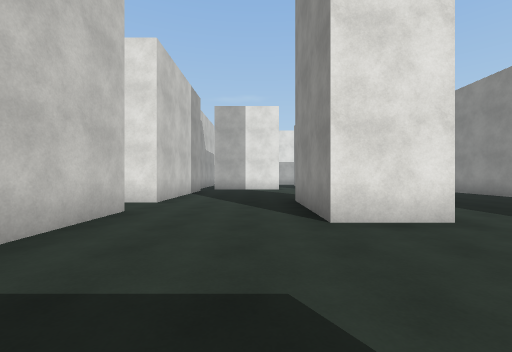
View 1 (above)

22 first-person views from a walk through a scene from a Unity 3-D project. The camera is 1.3 m above the floor, looks level and sees 90° across. Doors are open. The floor is counted in squares, 2 m on a side. Each view is taken from the middle of a square. On the plan, view 1 faces up. The plan holds only what a view shows up to about 9 squares ahead; the rest is blank. The place goes on beyond the plan. The player character is not drawn. Some surface patterns are stand-ins.

View 2
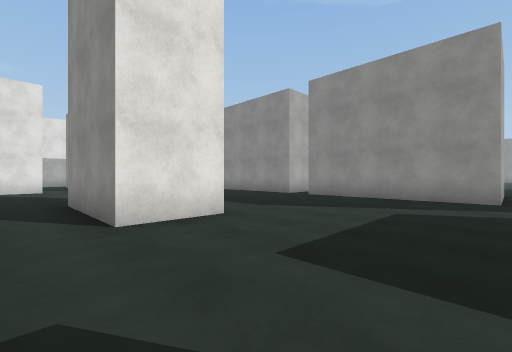

View 3
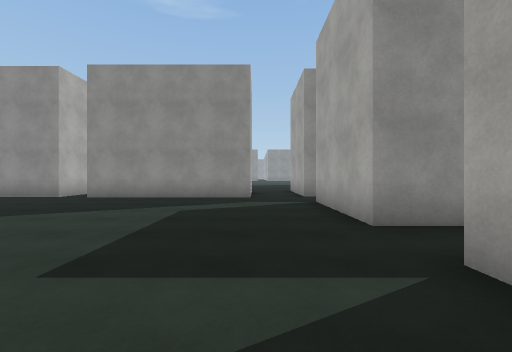

View 4
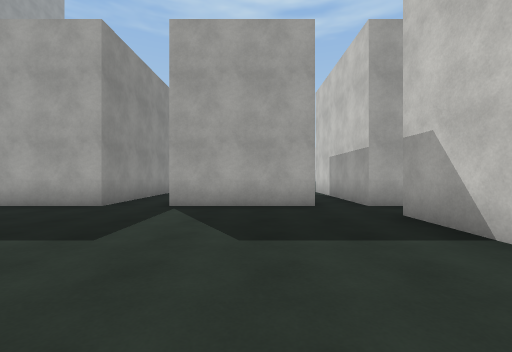

View 5
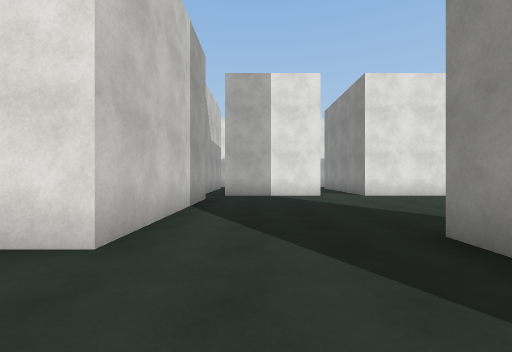

View 6
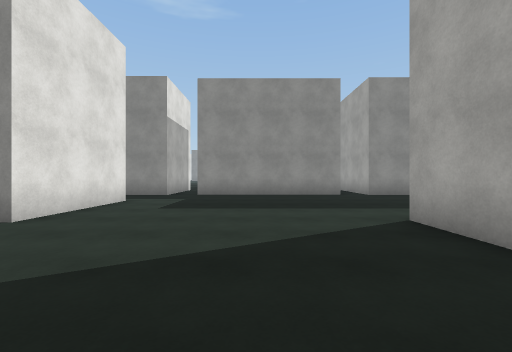

View 7
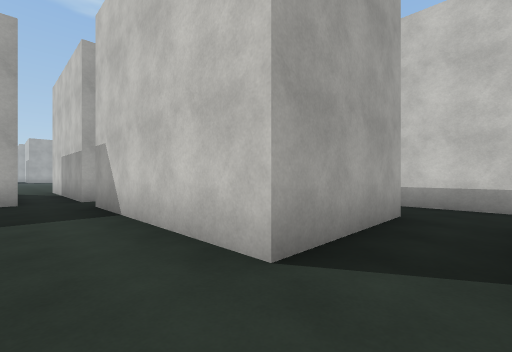

View 8
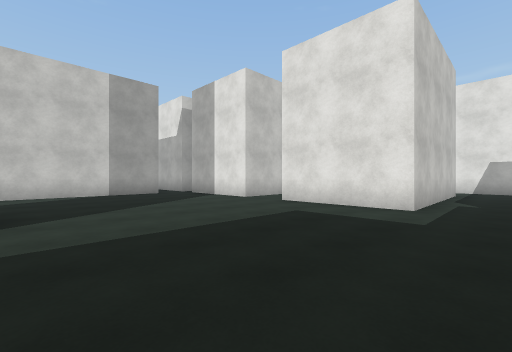

View 9
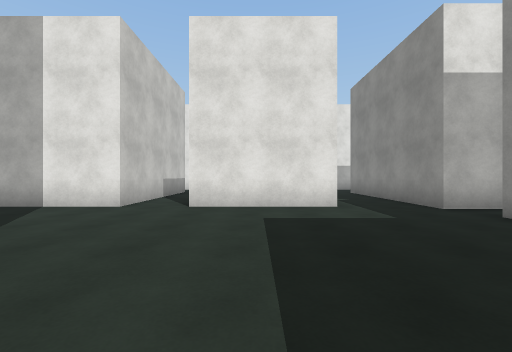

View 10
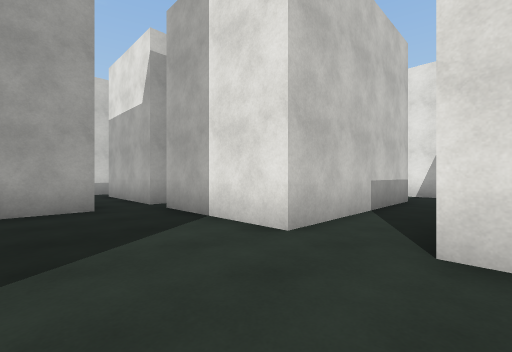

View 11
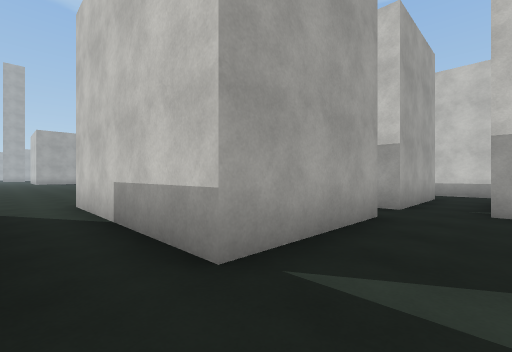

View 12
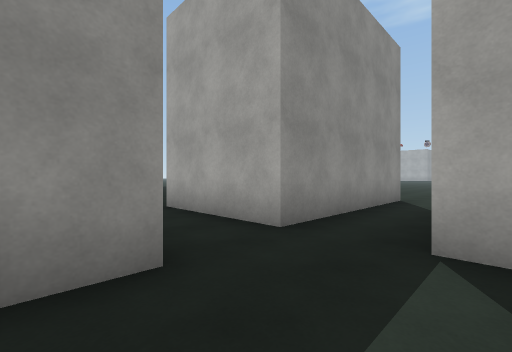

View 13
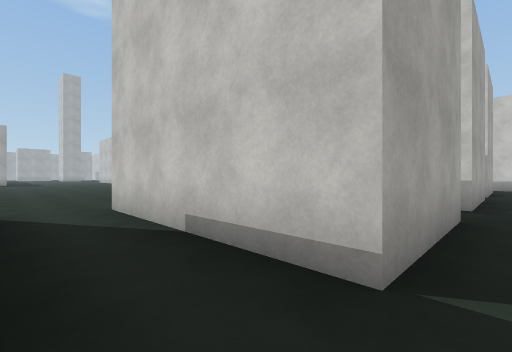

View 14
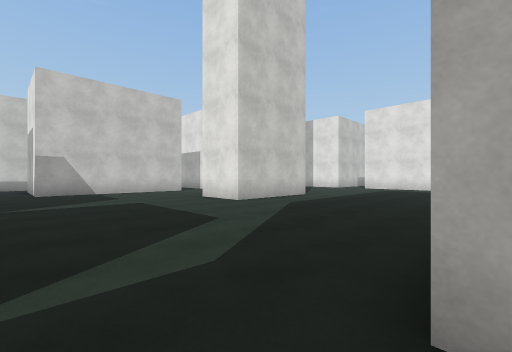

View 15
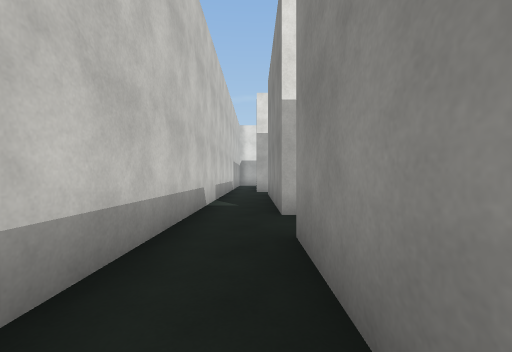

View 16
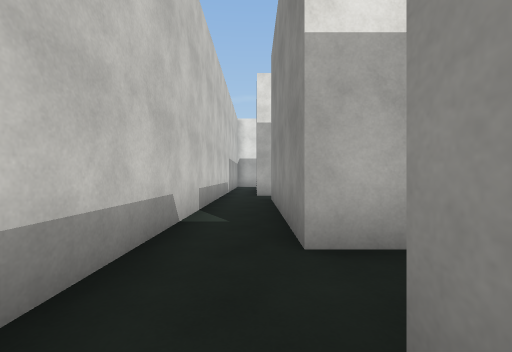

View 17
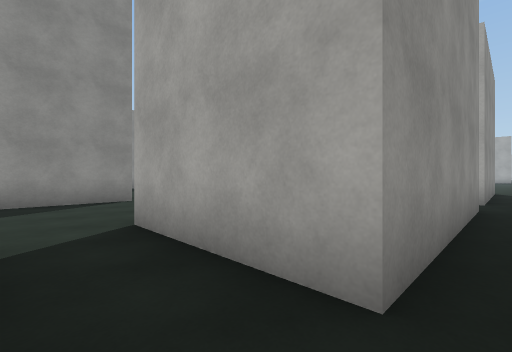

View 18
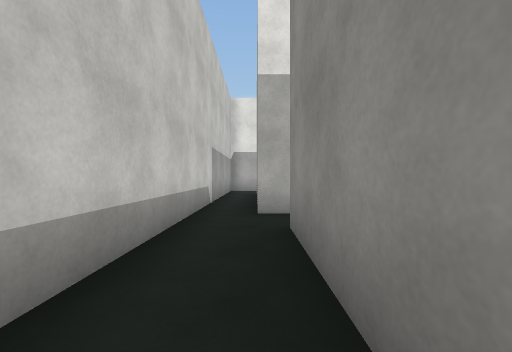

View 19
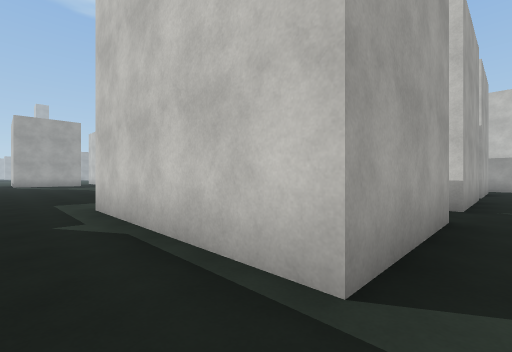

View 20
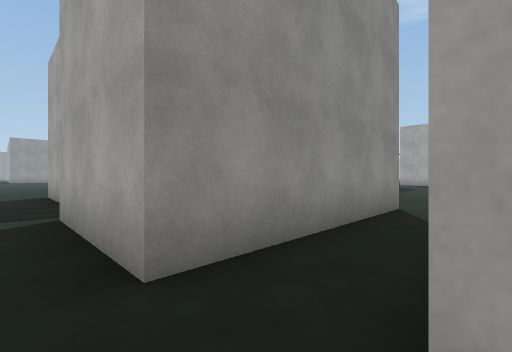

View 21
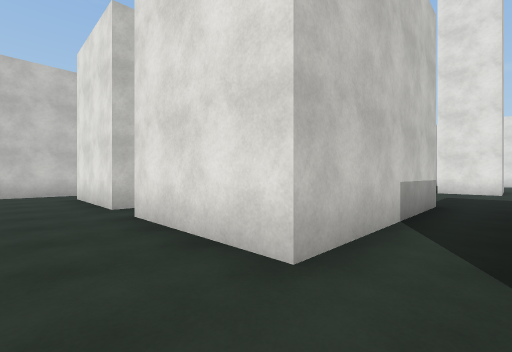

View 22
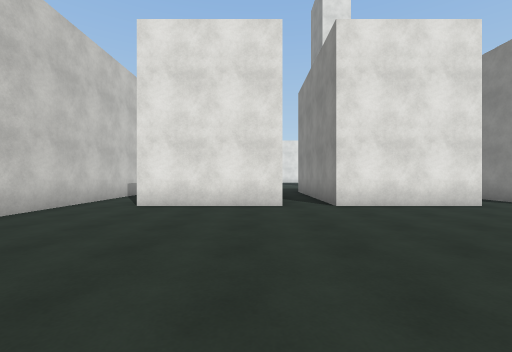

### Floor plan
Ten units are one square. View 1 is at (0, 0); x grows to the right and y downward. Boxes are objects, and circles mark ways between rooms. Rooms are numbered by the first view taken in them; rooms with no view inside come last. Other rooms are left out.
<svg viewBox="-76 -185 201 270">
<path fill="none" stroke="#000" d="M28 -36 10 -36 10 -67 28 -67 28 -36M78 -61 78 -111M11 -124 -21 -124M-14 15 19 15 19 65M-24 -112 -24 -63 -56 -63M-24 15 -24 65M78 -120 78 -160M110 -2 78 -2 78 -51M-56 1 -56 -47 -24 -47 -24 2M-71 -65 -71 -30M33 58 33 15 65 15 65 65M-13 65 -13 31M81 65 81 15 112 15M57 -174 57 -124 26 -124M88 -170 109 -170M-56 -63 -56 -112M-28 -124 -60 -124M-71 -169 -71 -65M-19 -174 11 -174 11 -124M-48 -174 -30 -174M26 -124 26 -174 57 -174M19 65 -13 65M-24 65 -56 65M-71 65 -71 80M-71 4 -71 65M-56 60 -56 15 -24 15M-24 2 -39 2"/>
<circle cx="-30" cy="-120" r="3" fill="#2a7"/>
<circle cx="-60" cy="-70" r="3" fill="#2a7"/>
<circle cx="20" cy="-130" r="3" fill="#2a7"/>
<circle cx="50" cy="-180" r="3" fill="#2a7"/>
<circle cx="-20" cy="60" r="3" fill="#2a7"/>
<circle cx="100" cy="10" r="3" fill="#2a7"/>
<circle cx="30" cy="60" r="3" fill="#2a7"/>
<circle cx="70" cy="60" r="3" fill="#2a7"/>
<circle cx="-20" cy="10" r="3" fill="#2a7"/>
<circle cx="-60" cy="0" r="3" fill="#2a7"/>
<circle cx="-60" cy="60" r="3" fill="#2a7"/>
<text x="30" y="-50">1</text>
<text x="-60" y="-100">2</text>
<text x="0" y="-180">3</text>
<text x="50" y="70">4</text>
<text x="-60" y="30">5</text>
</svg>
Room 1 opens to room 2. Room 1 opens to room 3. Room 1 opens to room 4. Room 1 opens to room 5. Room 4 opens to room 5.

Where each view was taken, in squares from view 1:
view 1: 0 up, 0 right, facing up
view 2: 0 up, 0 right, facing up-right
view 3: 0 up, 0 right, facing right
view 4: 4 up, 0 right, facing down
view 5: 4 up, 1 left, facing up
view 6: 9 up, 1 left, facing right
view 7: 6 up, 1 left, facing down-left
view 8: 7 up, 7 right, facing up-left
view 9: 7 up, 4 right, facing up
view 10: 10 up, 3 right, facing up-left
view 11: 0 up, 3 right, facing down-left
view 12: 1 up, 6 right, facing down-right
view 13: 1 down, 8 right, facing down-left
view 14: 1 down, 8 right, facing up-left
view 15: 2 up, 6 left, facing up
view 16: 4 up, 6 left, facing up
view 17: 6 up, 6 left, facing down-right
view 18: 8 up, 6 left, facing up
view 19: 18 up, 7 right, facing down-left
view 20: 18 up, 1 right, facing down-right
view 21: 8 down, 3 right, facing up-left
view 22: 12 down, 3 left, facing up
